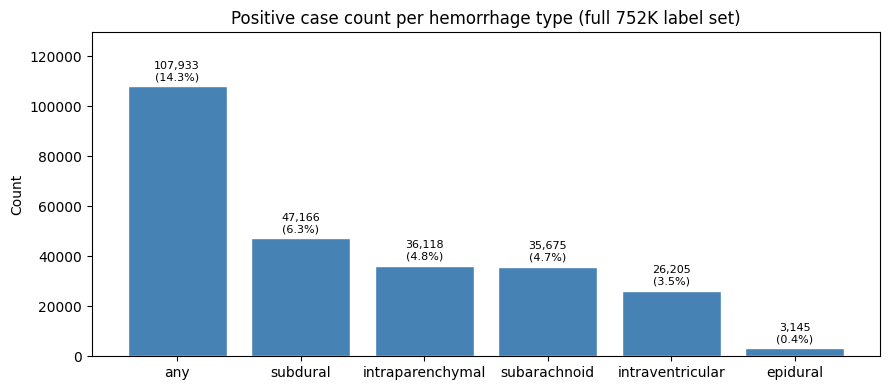
#> input picture eda_outputs/01_label_distribution.png, 889 x 390 px
$ python -i eda.py   (imports and definitions only)
#> lines starting #> are read from the running program, lines starting #| are printed output that depends on the picture
#!/usr/bin/env python
# coding: utf-8

# # Brain CT Hemorrhage — Exploratory Data Analysis
#
# Explores the available CT scan data across hemorrhage types. Goals:
# - Understand what each type looks like across the 3 retained channel windows
# - Cross-reference imaging with labeling metadata (quality, difficulty, ROI count)
# - Identify candidate preprocessing transformations that may aid downstream accuracy

# ## 0. Setup

# In[1]:


import ast
import json
import random
import warnings
from pathlib import Path

import cv2
import matplotlib
# [1 line not run here, left out]
import matplotlib.pyplot as plt
import matplotlib.patches as mpatches
import numpy as np
import pandas as pd
import seaborn as sns
from matplotlib.colors import Normalize

# [3 lines not run here, left out]

# Save figures to outputs/ instead of showing interactively
OUTPUT_DIR = Path("/Users/hridikpunukollu/Documents/Acads/MATH 7243/Project/eda_outputs")
# [1 line not run here, left out]
_fig_counter = [0]

# [5 lines left out: function savefig_and_close, not called in this run]

# ── Paths ──────────────────────────────────────────────────────────────────
PROJECT_ROOT = Path("/Users/hridikpunukollu/Documents/Acads/MATH 7243/Project")
RENDERS_ROOT = PROJECT_ROOT / "renders"
LABELS_CSV   = PROJECT_ROOT / "HemorrhageLabels" / "hemorrhage-labels.csv"
RESULTS_DIR  = PROJECT_ROOT / "HemorrhageLabels"

# Channels to use (brain_window dropped as most redundant per correlation analysis)
CHANNELS = ["brain_bone_window", "subdural_window", "max_contrast_window"]
CHANNEL_LABELS = ["Brain Bone", "Subdural", "Max Contrast"]

# All 6 hemorrhage types expected
HEMORRHAGE_TYPES = [
    "epidural", "intraparenchymal", "intraventricular",
    "multi", "normal", "subarachnoid", "subdural"
]

# Map type → Results CSV filename
RESULTS_FILES = {
    "epidural":          "Results_Epidural Hemorrhage Detection_2020-11-16_21.31.26.148.csv",
    "intraparenchymal":  "Results_Intraparenchymal Hemorrhage Detection_2020-11-16_21.39.31.268.csv",
    "subarachnoid":      "Results_Subarachnoid Hemorrhage Detection_2020-11-16_21.36.18.668.csv",
    "subdural":          "Results_Subdural Hemorrhage Detection_2020-11-16_21.35.48.040.csv",
    "multi":             "Results_Multiple Hemorrhage Detection_2020-11-16_21.36.24.018.csv",
}

IMG_SIZE = (512, 512)
# [1 line not run here, left out]


# ## 1. Metadata Loading

# In[2]:


# ── 1a. Classification labels ──────────────────────────────────────────────
# [1 line that did not run here, left out]
# [3 lines not run here, left out]


# In[3]:


# ── 1b. Label distribution ─────────────────────────────────────────────────
htype_cols = ["epidural", "intraparenchymal", "intraventricular", "subarachnoid", "subdural"]
# [1 line that did not run here, left out]
# [1 line that did not run here, left out]

fig, ax = plt.subplots(figsize=(9, 4))
# [1 line that did not run here, left out]
# [13 lines not run here, left out]


# In[4]:


# ── 1c. Multi-label co-occurrence heatmap ──────────────────────────────────
# Among positive cases only
# [1 line that did not run here, left out]
# [1 line that did not run here, left out]
# [1 line that did not run here, left out]

fig, ax = plt.subplots(figsize=(6, 5))
# [5 lines not run here, left out]


# In[5]:


# ── 1d. Load Results CSVs (segmentation metadata) ──────────────────────────
# [12 lines left out: function load_results, not called in this run]

results_frames = []
# [5 lines not run here, left out]

results_df = pd.concat(results_frames, ignore_index=True) if results_frames else pd.DataFrame()
# [34 lines not run here, left out]


# ## 2. Utilities

# In[7]:


# [63 lines left out: functions load_image_3ch, parse_polygon, draw_polygon_on_image, get_seg_row, get_label_row, not called in this run]


# [1 line not run here, left out]


# ## 3. Random Sample Visualization
#
# For each available hemorrhage type, sample 5 images (mixing positive/negative) and show:
# - All 3 channel windows
# - Segmentation polygon overlay (red) on the brain-bone channel if available
# - Metadata table below

# In[8]:


N_SAMPLES = 5  # images per type

# [82 lines left out: function visualize_samples, not called in this run]


# Run for all types (skips those not yet extracted)
# [2 lines not run here, left out]


# ## 4. Channel Intensity Statistics
#
# For each available type, compute per-channel intensity distributions and compare positive vs. negative cases.

# In[9]:


# [26 lines left out: function compute_channel_stats, not called in this run]


intensity_frames = {}
# [42 lines not run here, left out]


# ## 5. ROI / Segmentation Statistics

# In[11]:


# [7 lines left out: function polygon_to_mask, not called in this run]


# [84 lines not run here, left out]


# ## 6. Candidate Transformations
#
# Below we apply 5 candidate transformations to a sample image and compare visually. These are not necessarily applied to the final pipeline — the goal is to see whether any would help disambiguate hemorrhage from background.

# In[14]:


def apply_clahe(img_gray, clip_limit=2.0, tile_grid=(8, 8)):
    clahe = cv2.createCLAHE(clipLimit=clip_limit, tileGridSize=tile_grid)
    return clahe.apply(img_gray)

# [16 lines left out: functions apply_zscore, apply_minmax, not called in this run]

def apply_skull_mask(img_bone):
    """Rough skull removal: threshold → largest connected component → fill."""
    _, thresh = cv2.threshold(img_bone, 15, 255, cv2.THRESH_BINARY)
    # Morphological clean-up
    kernel = cv2.getStructuringElement(cv2.MORPH_ELLIPSE, (5, 5))
    closed = cv2.morphologyEx(thresh, cv2.MORPH_CLOSE, kernel, iterations=3)
    # Fill holes via flood-fill
    flood = closed.copy()
    h, w = flood.shape
    mask_ff = np.zeros((h + 2, w + 2), np.uint8)
    cv2.floodFill(flood, mask_ff, (0, 0), 255)
    inner = cv2.bitwise_not(flood)
    brain_mask = cv2.bitwise_or(closed, inner)
    # Erode to exclude skull ring
    eroded = cv2.erode(brain_mask, kernel, iterations=5)
    return cv2.bitwise_and(img_bone, eroded)


# [1 line not run here, left out]


# In[15]:


# Pick 3 sample images from the first available type (prefer positive cases)
sample_images_for_transforms = []
# [16 lines not run here, left out]


# In[16]:


TRANSFORMS = [
    ("Original",         lambda g: g),
    ("CLAHE",            apply_clahe),
    ("Z-score norm",     apply_zscore),
    ("Min-max norm",     apply_minmax),
    ("Skull mask",       apply_skull_mask),
]

# [36 lines not run here, left out]


# ### Transformation Notes
#
# | Transformation | Rationale | Caveat |
# |---|---|---|
# | **CLAHE** | Enhances local contrast; may make subtle bleeds more visible | Can amplify noise in low-signal areas |
# | **Z-score norm** | Removes global scanner intensity offsets; standard in medical imaging | Assumes Gaussian distribution per image |
# | **Min-max norm** | Expands full dynamic range; useful if images have clipped values | Sensitive to outlier pixels |
# | **Skull mask** | Removes bone artifact from brain_bone channel; reduces irrelevant signal | Rough segmentation — may clip near-skull bleeds |
# | **ROI crop + resize** | If segmentation available, crop to bounding box (not shown above — requires masks) | Loses global spatial context |

# ## 7. Summary & Observations
#
# *Fill in after running the notebook. Template:*
#
# ### Class Imbalance
# - Most hemorrhage types are rare (<5% of all scans). Models will need class weighting or oversampling.
#
# ### Visual Observations (epidural)
# - *Describe what you see from the sample visualization — location, shape, density contrast...*
#
# ### Channel Informativeness
# - *Which channel shows the clearest contrast between positive and negative cases?*
#
# ### Recommended Transformations to Test
# - [ ] CLAHE on all channels (especially brain_bone)
# - [ ] Z-score normalization per channel before feeding to neural networks
# - [ ] Skull stripping — worth testing if brain_bone features dominate
# - [ ] No transformation baseline — always compare against raw input
#
# ### Data Quality Notes
# - *Any low-difficulty or low-agreement cases? Any obvious mislabels?*

>>> import cv2
>>> picture = cv2.imread('eda_outputs/01_label_distribution.png', cv2.IMREAD_GRAYSCALE)
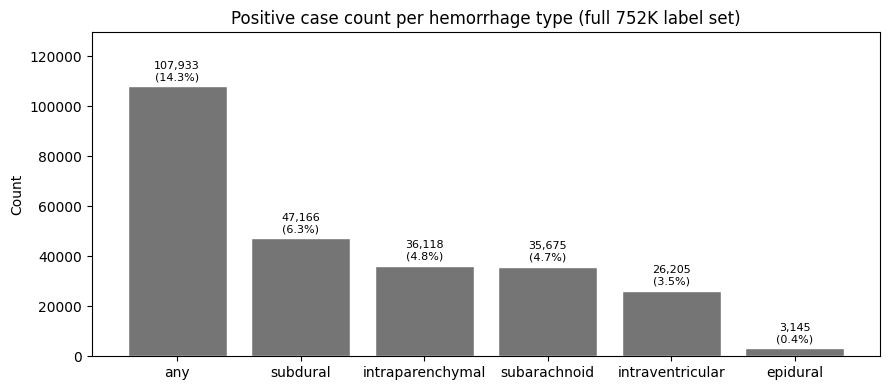
#> picture: shape (390, 889); min 0, max 255, mean 224.7
>>> result = apply_skull_mask(picture)
#> in apply_skull_mask, `_, thresh = cv2.threshold(img_bone, 15, 255, cv2.THRESH_BINARY)`:
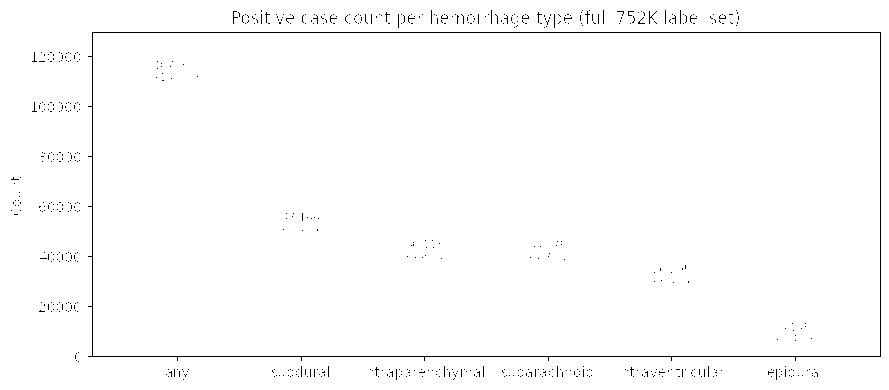
#> thresh: shape (390, 889); 98.9% white; black in thin lines or dots
#> in apply_skull_mask, `closed = cv2.morphologyEx(thresh, cv2.MORPH_CLOSE, kernel, iterations=3)`: closed: shape (390, 889); every value is 255
#> in apply_skull_mask, `inner = cv2.bitwise_not(flood)`: inner: shape (390, 889); every value is 0
